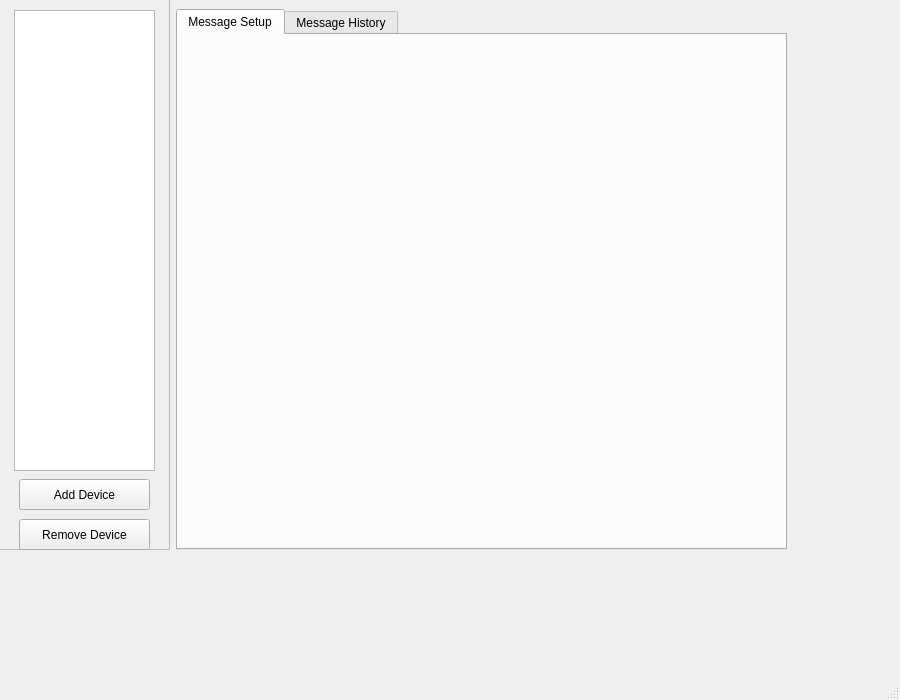
<?xml version="1.0" encoding="UTF-8"?>
<ui version="4.0">
 <class>MainWindow</class>
 <widget class="QMainWindow" name="MainWindow">
  <property name="geometry">
   <rect>
    <x>0</x>
    <y>0</y>
    <width>900</width>
    <height>700</height>
   </rect>
  </property>
  <property name="sizePolicy">
   <sizepolicy hsizetype="Expanding" vsizetype="Expanding">
    <horstretch>0</horstretch>
    <verstretch>0</verstretch>
   </sizepolicy>
  </property>
  <property name="minimumSize">
   <size>
    <width>900</width>
    <height>700</height>
   </size>
  </property>
  <property name="windowTitle">
   <string>MainWindow</string>
  </property>
  <widget class="QWidget" name="centralwidget">
   <property name="sizePolicy">
    <sizepolicy hsizetype="Expanding" vsizetype="Expanding">
     <horstretch>0</horstretch>
     <verstretch>0</verstretch>
    </sizepolicy>
   </property>
   <widget class="QFrame" name="componentsList">
    <property name="geometry">
     <rect>
      <x>-1</x>
      <y>-1</y>
      <width>171</width>
      <height>551</height>
     </rect>
    </property>
    <property name="sizePolicy">
     <sizepolicy hsizetype="Expanding" vsizetype="Expanding">
      <horstretch>0</horstretch>
      <verstretch>0</verstretch>
     </sizepolicy>
    </property>
    <property name="frameShape">
     <enum>QFrame::StyledPanel</enum>
    </property>
    <property name="frameShadow">
     <enum>QFrame::Raised</enum>
    </property>
    <widget class="QListWidget" name="componentListWidget">
     <property name="geometry">
      <rect>
       <x>15</x>
       <y>11</y>
       <width>141</width>
       <height>461</height>
      </rect>
     </property>
    </widget>
    <widget class="QPushButton" name="AdditionButton">
     <property name="geometry">
      <rect>
       <x>20</x>
       <y>480</y>
       <width>131</width>
       <height>31</height>
      </rect>
     </property>
     <property name="text">
      <string>Add Device</string>
     </property>
    </widget>
    <widget class="QPushButton" name="RemovalButton">
     <property name="geometry">
      <rect>
       <x>20</x>
       <y>520</y>
       <width>131</width>
       <height>31</height>
      </rect>
     </property>
     <property name="text">
      <string>Remove Device</string>
     </property>
    </widget>
   </widget>
   <widget class="QTabWidget" name="tabWidget">
    <property name="geometry">
     <rect>
      <x>176</x>
      <y>9</y>
      <width>611</width>
      <height>541</height>
     </rect>
    </property>
    <property name="sizePolicy">
     <sizepolicy hsizetype="Expanding" vsizetype="Expanding">
      <horstretch>0</horstretch>
      <verstretch>0</verstretch>
     </sizepolicy>
    </property>
    <property name="currentIndex">
     <number>0</number>
    </property>
    <widget class="QWidget" name="messageSetupTab">
     <property name="sizePolicy">
      <sizepolicy hsizetype="Expanding" vsizetype="Expanding">
       <horstretch>0</horstretch>
       <verstretch>0</verstretch>
      </sizepolicy>
     </property>
     <attribute name="title">
      <string>Message Setup</string>
     </attribute>
    </widget>
    <widget class="QWidget" name="messageHistoryTab">
     <property name="sizePolicy">
      <sizepolicy hsizetype="Expanding" vsizetype="Expanding">
       <horstretch>0</horstretch>
       <verstretch>0</verstretch>
      </sizepolicy>
     </property>
     <attribute name="title">
      <string>Message History</string>
     </attribute>
     <widget class="QScrollArea" name="scrollArea">
      <property name="geometry">
       <rect>
        <x>10</x>
        <y>10</y>
        <width>581</width>
        <height>491</height>
       </rect>
      </property>
      <property name="widgetResizable">
       <bool>true</bool>
      </property>
      <widget class="QWidget" name="scrollAreaWidgetContents">
       <property name="geometry">
        <rect>
         <x>0</x>
         <y>0</y>
         <width>579</width>
         <height>489</height>
        </rect>
       </property>
       <property name="sizePolicy">
        <sizepolicy hsizetype="Expanding" vsizetype="Expanding">
         <horstretch>1</horstretch>
         <verstretch>1</verstretch>
        </sizepolicy>
       </property>
      </widget>
     </widget>
    </widget>
   </widget>
  </widget>
  <widget class="QMenuBar" name="menubar">
   <property name="geometry">
    <rect>
     <x>0</x>
     <y>0</y>
     <width>900</width>
     <height>22</height>
    </rect>
   </property>
  </widget>
  <widget class="QStatusBar" name="statusbar"/>
 </widget>
 <resources/>
 <connections/>
</ui>
